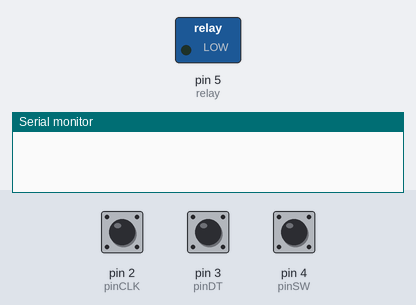
Recording of a sketch running on a simulated Arduino Uno, built with avr-gcc and run on an emulated ATmega328P. Parts: switched loads named in the sketch (green lamp = pin HIGH), the last lines printed to the serial monitor. Dashed ring = blinking. The test bench sets the inputs (shaded band); at power-on: pin 4 (pinSW) HIGH, pin 2 (pinCLK) LOW, pin 3 (pinDT) HIGH.

Above: at 1.2 s.
1.3 s: pin 4 (pinSW) pulled LOW for 1 s
At 1.8 s:
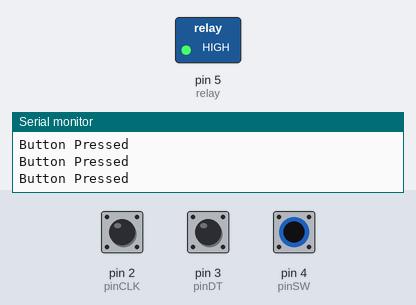
4.3 s: pin 4 (pinSW) pulled LOW for 3.2 s
At 8.4 s:
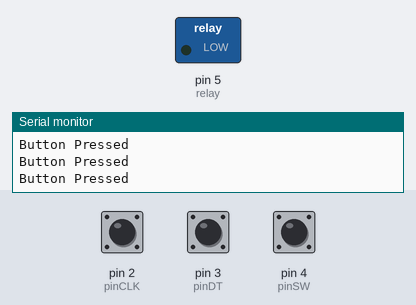
9.0 s: pin 2 (pinCLK) pulsed HIGH 2 times (0.12 s each, 0.3 s apart)
At 9.17 s:
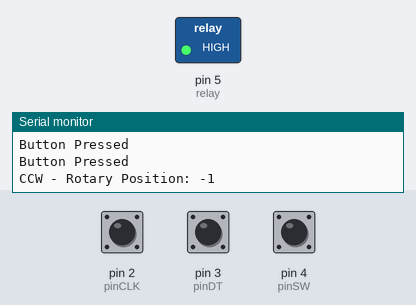
11.1 s: pin 4 (pinSW) pulled LOW for 0.15 s
At 12.4 s:
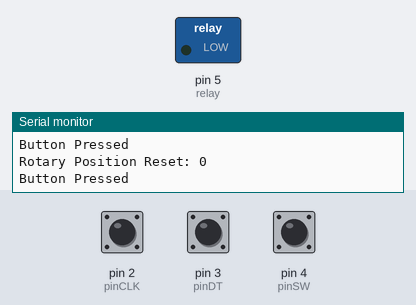
Timing chart, 0 to 13.8 s (numbered marks = the images above; inputs shaded):
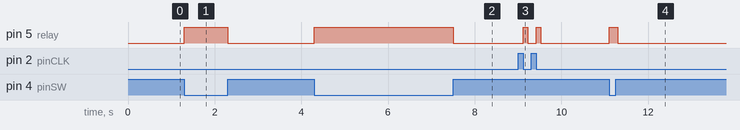

Measured:
- after the input at 1.3 s, pin 5 (relay): LOW → HIGH at once, → LOW 1.0 s later
- after the input at 4.3 s, pin 5 (relay): LOW → HIGH at once, → LOW 3.2 s later
- after the input at 9.0 s, pin 5 (relay): alternates HIGH for 0.10 s and LOW for 0.20 s, 4 changes in all, then stays LOW, starting after 0.12 s
- after the input at 11.1 s, pin 5 (relay): LOW → HIGH at once, → LOW 0.20 s later

The sketch:

RotaryEncoderControlledRelayLED.ino
```cpp
const int relay = 5;

volatile boolean TurnDetected;  // need volatile for Interrupts
volatile boolean rotationdirection;  // CW or CCW rotation

int RotaryPosition = 0;    // To store Stepper Motor Position
int PrevPosition;     // Previous Rotary position Value to check accuracy
int StepsToTake;      // How much to move Stepper

const int pinCLK = 2;   // Generating interrupts using CLK signal
const int pinDT = 3;    // Reading DT signal
const int pinSW = 4;    // Reading Push Button switch

// Interrupt routine runs if CLK goes from HIGH to LOW
void isr ()  {
  delay(4);  // delay for Debouncing
  if (digitalRead(pinCLK))
    rotationdirection = digitalRead(pinDT);
  else
    rotationdirection = !digitalRead(pinDT);
  TurnDetected = true;
}

void checkForButtonPressed() {
  if (!(digitalRead(pinSW))) {   // check if button is pressed
    Serial.println("Button Pressed");
    flashLED();

    if (RotaryPosition == 0) {  // check if button was already pressed

    } else {
      RotaryPosition = 0; // Reset position to ZERO
      Serial.print("Rotary Position Reset: ");
      Serial.println(RotaryPosition);
    }
  }
}

void checkForRotation() {
  // Runs if rotation was detected
  if (TurnDetected)  {
    PrevPosition = RotaryPosition; // Save previous position in variable
    if (rotationdirection) { // CW turn
      RotaryPosition = RotaryPosition + 1;
      Serial.print("CW  - Rotary Position: ");
      Serial.println(RotaryPosition);
      flashLED();
    } else { // CCW turn
      RotaryPosition = RotaryPosition - 1;
      Serial.print("CCW - Rotary Position: ");
      Serial.println(RotaryPosition);
      flashLED();
    }

    TurnDetected = false;  // do NOT repeat IF loop until new rotation detected
  }
}

void checkRotaryEncoder () {
  checkForButtonPressed();
  checkForRotation();
}

void flashLED () {
  digitalWrite(relay, HIGH);
  delay(100);
  digitalWrite(relay, LOW);
}

void setup() {
  // relay
  Serial.begin(9600);
  pinMode(relay, OUTPUT);

  // rotary encoder
  pinMode(pinCLK,INPUT);
  pinMode(pinDT,INPUT);
  pinMode(pinSW,INPUT);
  digitalWrite(pinSW, HIGH); // Pull-Up resistor for switch
  attachInterrupt (0,isr,FALLING); // interrupt 0 always connected to pin 2 on Arduino UNO
}

void loop() {
  checkRotaryEncoder();
}
```
